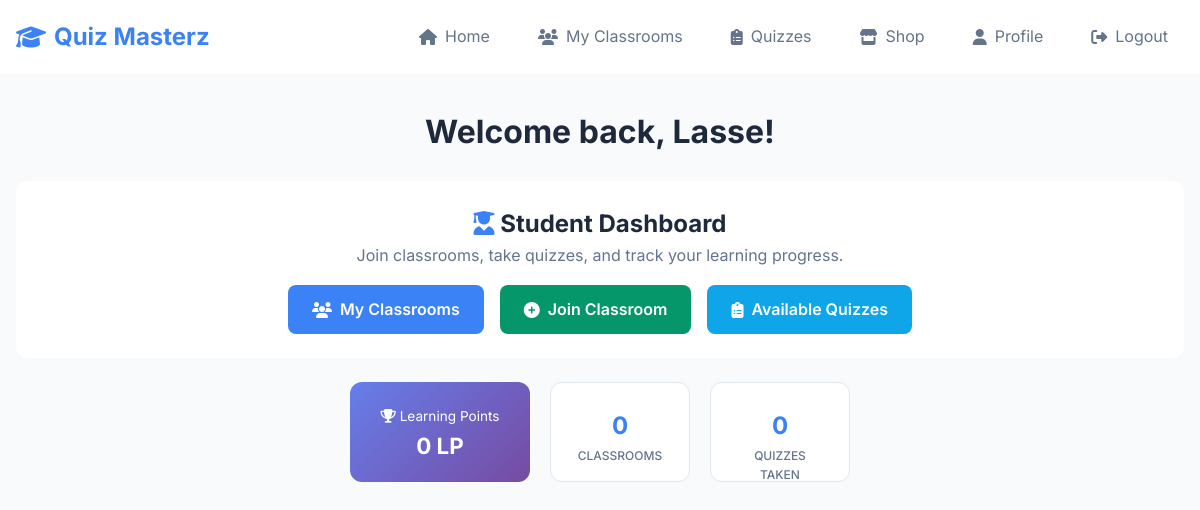
Page / (signed in) on the earlier database version.
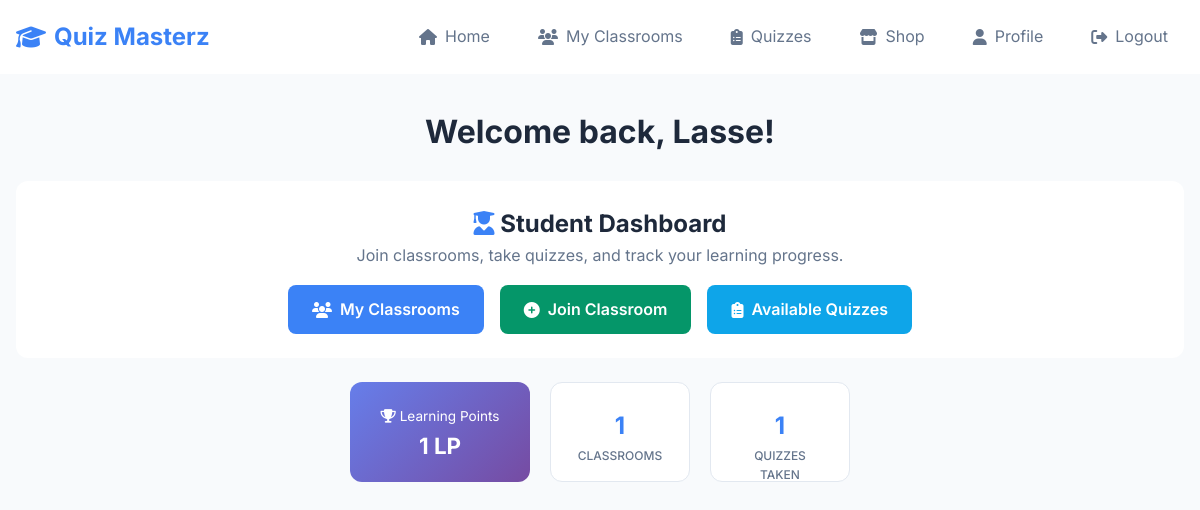
Same page on the later database version.
### website/models.py (models this page shows, shortened)
class User(db.Model, UserMixin):
    id = db.Column(db.Integer, primary_key=True)
    email = db.Column(db.String(150), unique=True)
    password = db.Column(db.String(150))
    first_name = db.Column(db.String(150))
    role = db.Column(db.String(50))  # 'student' or 'teacher'
    learning_points = db.Column(db.Integer, default=0) # User's total LPs
    classrooms_created = db.relationship('Classroom', foreign_keys='[Classroom.teacher_id]', backref='teacher', lazy=True)
    joined_classrooms = db.relationship('Classroom', secondary=classroom_members,
                                        backref=db.backref('students', lazy='dynamic'),
                                        lazy='dynamic')
    quiz_attempts = db.relationship('StudentQuizAttempt', backref='student', lazy='dynamic') # Added

### website/views.py (the view)
@views.route('/')
@login_required
def home():
    return render_template("home.html", user=current_user)

### website/__init__.py (called while the page is built)
def create_app():
    app = Flask(__name__)
    app.config['SECRET_KEY'] = 'hjshjhdjah kjshkjdhjs'
    app.config['SQLALCHEMY_DATABASE_URI'] = f'sqlite:///{DB_NAME}'
    db.init_app(app)
    from .views import views
    from .auth import auth
    app.register_blueprint(views, url_prefix='/')
    app.register_blueprint(auth, url_prefix='/')
    with app.app_context():
        db.create_all()
    from .models import User, Classroom, Quiz, Question, Answer, StudentQuizAttempt
    login_manager = LoginManager()
    login_manager.login_view = 'auth.login'
    login_manager.init_app(app)
    @login_manager.user_loader
    def load_user(id):
        return User.query.get(int(id))
    return app

### website/templates/home.html (shortened to what the changed rows need)
{% extends "base.html" %}
{% block content %}
<div class="container">
    <div class="text-center mb-4">
        <h1>Welcome back, {{ user.first_name }}!</h1>
    </div>
    {% if user.role == 'teacher' %}
        <div class="row mb-4">
            <div class="col-12">
                <div class="card">
                    <div class="card-body text-center">
                        <h2><i class="fas fa-chalkboard-teacher text-primary"></i> Teacher Dashboard</h2>
                        <p class="text-muted mb-0">Manage your classrooms, create quizzes, and track student progress.</p>
                    </div>
                </div>
            </div>
        </div>
        <div class="stats-container">
            <div class="stat-card">
                <span class="stat-number">{{ user.classrooms_created|length }}</span>
                <span class="stat-label">Active Classrooms</span>
            </div>
            <div class="stat-card">
                <span class="stat-number">
                    {% set unique_students = [] %}
                    {% for classroom in user.classrooms_created %}
                        {% for student in classroom.students %}
                            {% if student.id not in unique_students %}
                                {% set _ = unique_students.append(student.id) %}
                            {% endif %}
                        {% endfor %}
                    {% endfor %}
                    {{ unique_students|length }}
                </span>
                <span class="stat-label">Unique Students</span>
            </div>
            <div class="stat-card">
                <span class="stat-number">{{ user.created_quizzes.count() }}</span>
                <span class="stat-label">Quizzes Created</span>
            </div>
        </div>
        <div class="dashboard-grid">
            <div class="dashboard-card">
                <h3> Quick Actions</h3>
                <div class="quick-actions">
                    <a href="{{ url_for('views.create_classroom') }}" class="btn btn-success btn-sm">
                        <i class="fas fa-plus"></i> New Classroom
                    </a>
                    {% if user.classrooms_created|length > 0 %}
                        <div class="form-group-compact">
                            <label for="classroom-select" class="form-label form-label-small">
                                <i class="fas fa-chalkboard"></i> Active Classrooms
                            </label>
                            <select id="classroom-select" class="form-control" onchange="window.location.href = this.value">
                                <option value="">Select a classroom...</option>
                                {% for classroom in user.classrooms_created %}
                                    <option value="{{ url_for('views.edit_classroom', classroom_id=classroom.id) }}">
                                        {{ classroom.name }} ({{ classroom.students.count() }} students)
                                    </option>
                                {% endfor %}
                            </select>
                        </div>
                    {% endif %}
                </div>
            </div>
            {% if user.classrooms_created|length > 0 %}
            <div class="dashboard-card">
                <h3> Classrooms</h3>
                {% for classroom in user.classrooms_created[:3] %}
                    <div class="classroom-info-box">
                        <strong>{{ classroom.name }}</strong>
                        <br>
                        <small class="classroom-meta">
                            <i class="fas fa-users"></i> {{ classroom.students.count() }} students
                            <i class="fas fa-question-circle classroom-meta-icon"></i> {{ classroom.quizzes.count() }} quizzes
                        </small>
                    </div>
                {% endfor %}
            </div>
            {% endif %}
            {% if user.created_quizzes.count() > 0 %}
            <div class="dashboard-card">
                <h3> Recent Quizzes</h3>
                {% for quiz in user.created_quizzes[:3] %}
                    <div class="classroom-info-box">
                        <strong>{{ quiz.name }}</strong>
                        <br>
                        <small class="classroom-meta">
                            <i class="fas fa-question"></i> {{ quiz.questions.count() }} questions
                        </small>
                    </div>
                {% endfor %}
            </div>
            {% endif %}
        </div>    {% elif user.role == 'student' %}
        <div class="row mb-4">
            <div class="col-12">
                <div class="card">
                    <div class="card-body">
                        <div class="text-center mb-3">
                            <h2><i class="fas fa-user-graduate text-primary"></i> Student Dashboard</h2>
                            <p class="text-muted mb-0">Join classrooms, take quizzes, and track your learning progress.</p>
                        </div>
                        <div class="d-flex justify-content-center gap-3 flex-wrap">
                            <a href="{{ url_for('views.student_my_classrooms') }}" class="btn btn-primary btn-action">
                                <i class="fas fa-users"></i> My Classrooms
                            </a>
                            <a href="{{ url_for('views.student_join_classroom') }}" class="btn btn-success btn-action">
                                <i class="fas fa-plus-circle"></i> Join Classroom
                            </a>
                            <a href="{{ url_for('views.student_quizzes') }}" class="btn btn-info btn-action">
                                <i class="fas fa-clipboard-list"></i> Available Quizzes
                            </a>
                        </div>
                    </div>
                </div>
            </div>
        </div>
        <div class="stats-row">
            <div class="stat-card stat-card-primary">
                <div class="stat-label-primary">
                    <i class="fas fa-trophy stat-icon-gold"></i> Learning Points
                </div>
                <div class="stat-number-primary">
                    {{ user.learning_points if user.learning_points is not none else 0 }} LP
                </div>
            </div>
            <div class="stat-card stat-card-secondary">
                <div class="stat-number-secondary">{{ user.joined_classrooms.count() }}</div>
                <div class="stat-label-secondary">Classrooms</div>
            </div>
            <div class="stat-card stat-card-secondary">
                <div class="stat-number-secondary">{{ user.quiz_attempts.count() }}</div>
                <div class="stat-label-secondary">Quizzes Taken</div>
            </div>
        </div>{% endif %}
</div>
{% endblock %}

Differences in the rows shown:
changed User "Lasse": learning_points "0" → "1"
Other differences:
{{ user.joined_classrooms.count() }}: "0" → "1"
{{ user.quiz_attempts.count() }}: "0" → "1"
